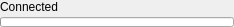
<?xml version="1.0" encoding="UTF-8"?>
<ui version="4.0">
 <class>NetworkSingleStatusFrame</class>
 <widget class="QFrame" name="NetworkSingleStatusFrame">
  <property name="geometry">
   <rect>
    <x>0</x>
    <y>0</y>
    <width>234</width>
    <height>27</height>
   </rect>
  </property>
  <property name="styleSheet">
   <string notr="true">background-image: url(:/img/data/parchment.jpg);</string>
  </property>
  <layout class="QVBoxLayout" name="verticalLayout">
   <property name="spacing">
    <number>3</number>
   </property>
   <property name="leftMargin">
    <number>0</number>
   </property>
   <property name="topMargin">
    <number>0</number>
   </property>
   <property name="rightMargin">
    <number>0</number>
   </property>
   <property name="bottomMargin">
    <number>0</number>
   </property>
   <item>
    <widget class="QLabel" name="lblStatus">
     <property name="text">
      <string>Connected</string>
     </property>
     <property name="alignment">
      <set>Qt::AlignLeading|Qt::AlignLeft|Qt::AlignTop</set>
     </property>
    </widget>
   </item>
   <item>
    <widget class="QProgressBar" name="progressBar">
     <property name="minimumSize">
      <size>
       <width>0</width>
       <height>10</height>
      </size>
     </property>
     <property name="maximumSize">
      <size>
       <width>16777215</width>
       <height>10</height>
      </size>
     </property>
     <property name="styleSheet">
      <string notr="true">QProgressBar::chunk {
background: QLinearGradient(x1: 0, y1: 0, x2: 1, y2: 0,stop: 0 #008000,stop: 1 #00c000);
border-top-right-radius: 5px;
border-top-left-radius: 0px;
border-bottom-right-radius: 5px;
border-bottom-left-radius: 0px;
border: 1px solid grey;
};</string>
     </property>
     <property name="value">
      <number>0</number>
     </property>
     <property name="invertedAppearance">
      <bool>false</bool>
     </property>
     <property name="textDirection">
      <enum>QProgressBar::TopToBottom</enum>
     </property>
     <property name="format">
      <string/>
     </property>
    </widget>
   </item>
  </layout>
 </widget>
 <resources/>
 <connections/>
</ui>
